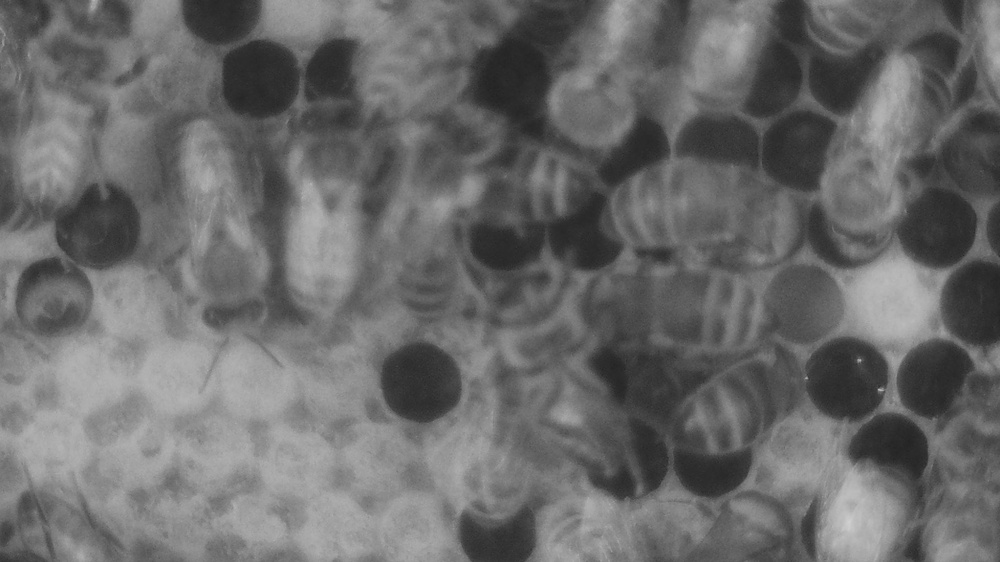
#> input picture AI/test_images/close_up_1.jpg, 1000 x 562 px, shrunk from 1920 x 1080 before the run
$ python -i preprocess.py   (imports and definitions only)
#> lines starting #> are read from the running program, lines starting #| are printed output that depends on the picture; after the words box and inside, x2 and y2 are one past the last pixel; in counts of white or black regions, pixels touching at a corner belong together
import cv2
import numpy as np
import matplotlib.pyplot as plt
from scipy.signal import convolve2d


# [36 lines left out: functions convolve, sigmoid, sigmoid_contrast_stretching, not called in this run]


def contrast_stretching(img):
    ### TODO try a sigmoid like contrast stretching
    min_intensity = 0
    max_intensity = 255
    min_pixel = np.min(img)
    max_pixel = np.max(img)

    stretched_img = (img - min_pixel) / (max_pixel - min_pixel) * (
            max_intensity - min_intensity
    ) + min_intensity
    stretched_img = np.uint8(stretched_img)

    return stretched_img


# [22 lines left out: functions plot_img_hist, get_hist_max, not called in this run]


def find_first_peak(img):
    q_int = 8
    # Calculate the histogram
    hist, bins = np.histogram(img.flatten(), bins=256 // q_int, range=[0, 256])
    # Calculate the 1st and 2nd derivatives
    first_derivative = np.diff(hist)
    second_derivative = np.diff(first_derivative)

    # Find indices where the 1st derivative changes sign
    zero_crossings_first = (
            np.where(np.diff(np.sign(first_derivative)))[0] + 1
    )  # 0-based index

    # Find indices where the 2nd derivative changes sign
    zero_crossings_second = (
            np.where(np.diff(np.sign(second_derivative)))[0] + 2
    )  # 0-based index

    # Determine local maxima using the 2nd derivative
    local_maxima_indices = zero_crossings_second[
        second_derivative[zero_crossings_second - 1] < 0
        ]

    first_peak_value = (local_maxima_indices[0] + 2) * q_int

    return first_peak_value


# [16 lines left out: function preprocess_dark_img, not called in this run]


def preprocess_light_img(img, blur_kernel_size: int = 11, open_kernel_size: int = 15):
    inverse_img = cv2.bitwise_not(img)
    blurred_image = cv2.medianBlur(inverse_img, blur_kernel_size)

    # plot_img_hist(blurred_image)
    dark_thresh = find_first_peak(blurred_image)
    filtered_img = np.zeros_like(blurred_image)
    filtered_img[blurred_image < dark_thresh] = 128

    better_light = contrast_stretching(filtered_img)

    _, binary_img = cv2.threshold(better_light, dark_thresh, 255, cv2.THRESH_BINARY)

    kernel = np.ones((open_kernel_size, open_kernel_size), np.uint8)

    # Apply opening operation
    opening_result = cv2.morphologyEx(binary_img, cv2.MORPH_OPEN, kernel)

    return opening_result

# [25 lines left out: function rotate_input_img, not called in this run]

>>> import cv2
>>> picture = cv2.imread('test_images/close_up_1.jpg')
#> picture is the input picture: shape (562, 1000, 3); min 35, max 208, mean 106.4
>>> result = preprocess_light_img(picture)
#> in preprocess_light_img, `inverse_img = cv2.bitwise_not(img)`:
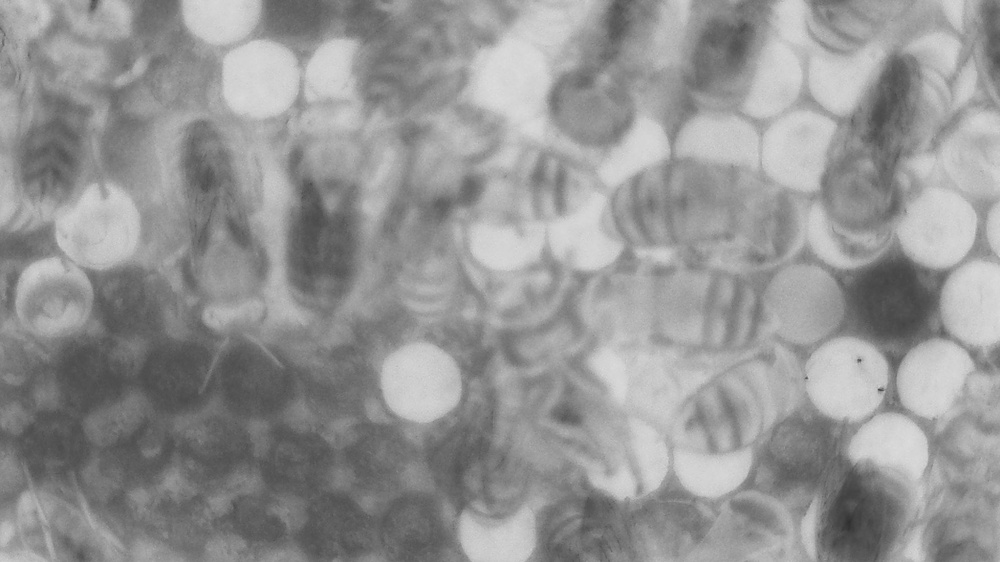
#> inverse_img: shape (562, 1000, 3); min 47, max 220, mean 148.6
#> in find_first_peak, `hist, bins = np.histogram(img.flatten(), bins=256 // q_int, range=[0, ..`: hist = 32 values, max 149448 at index 18, min 0 at index 0, mean 52687.5; bins = 33 values from 0 to 256
#> in find_first_peak, `first_derivative = np.diff(hist)`: first_derivative = 31 values, max 31224 at index 10, min -63573 at index 26, mean 0
#> in find_first_peak, `second_derivative = np.diff(first_derivative)`: second_derivative = 30 values, max 62562 at index 26, min -41040 at index 24, mean 0
#> in find_first_peak, `zero_crossings_first = ( np.where(np.diff(np.sign(first_derivative)))[..`: zero_crossings_first = [6, 14, 15, 18, 23, 25, 28]
#> in find_first_peak, `zero_crossings_second = ( np.where(np.diff(np.sign(second_derivative))..`: zero_crossings_second = [6, 11, 13, 14, 15, 18, 20, 21, 22, 24, 27, 29]
#> in find_first_peak, `local_maxima_indices = zero_crossings_second[ second_derivative[zero_c..`: local_maxima_indices = [11, 14, 18, 21, 24]
#> in find_first_peak, `first_peak_value = (local_maxima_indices[0] + 2) * q_int`: first_peak_value = 104
#> in preprocess_light_img, `_, binary_img = cv2.threshold(better_light, dark_thresh, 255, cv2.THRE..`:
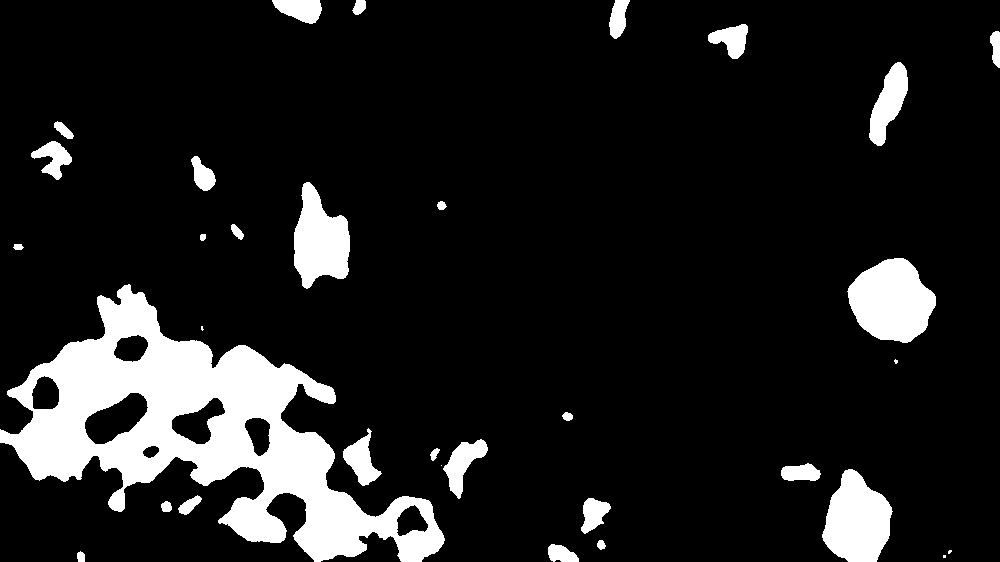
#> binary_img: shape (562, 1000, 3); 12.1% white; 33 white regions (5 under 20 px), largest, box (x1, y1, x2, y2) and area: (0, 284, 445, 562) 43638, (847, 258, 936, 343) 5356, (822, 469, 893, 562) 4559
#> in preprocess_light_img, `opening_result = cv2.morphologyEx(binary_img, cv2.MORPH_OPEN, kernel)`:
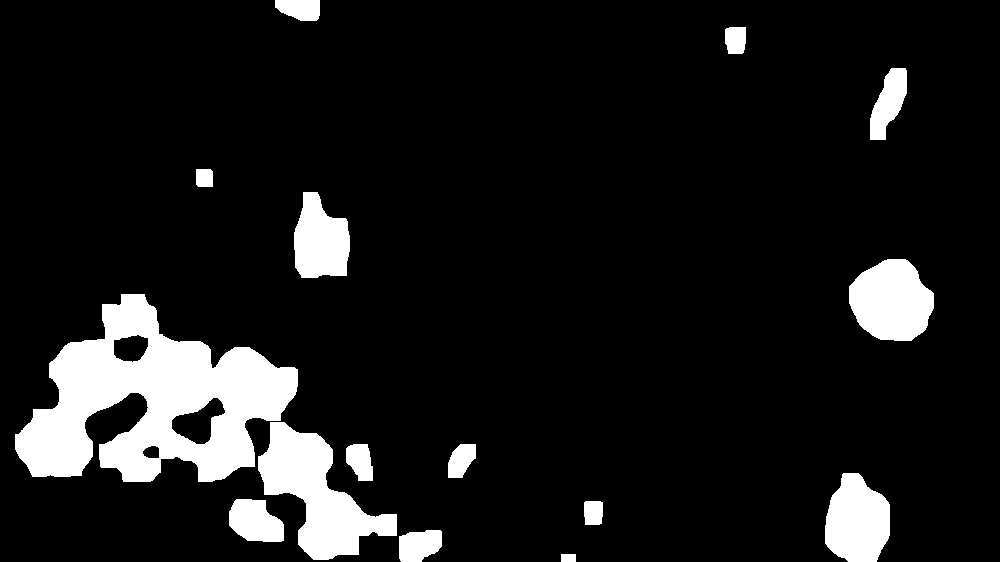
#> opening_result: shape (562, 1000, 3); 10.3% white; 15 white regions, largest, box (x1, y1, x2, y2) and area: (15, 294, 298, 482) 27849, (258, 422, 397, 560) 8562, (849, 259, 934, 341) 5294

$ run again, on AI/test_images/close_up_2.jpg
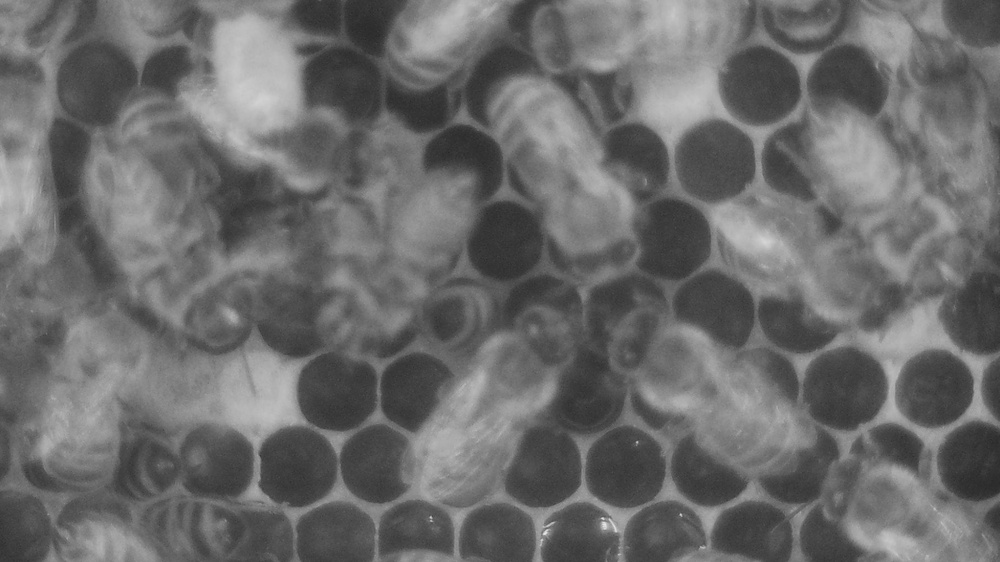
#> input picture AI/test_images/close_up_2.jpg, 1000 x 562 px, shrunk from 1920 x 1080 before the run
#> picture is the input picture: shape (562, 1000, 3); min 38, max 230, mean 107.1
#> in preprocess_light_img, `inverse_img = cv2.bitwise_not(img)`:
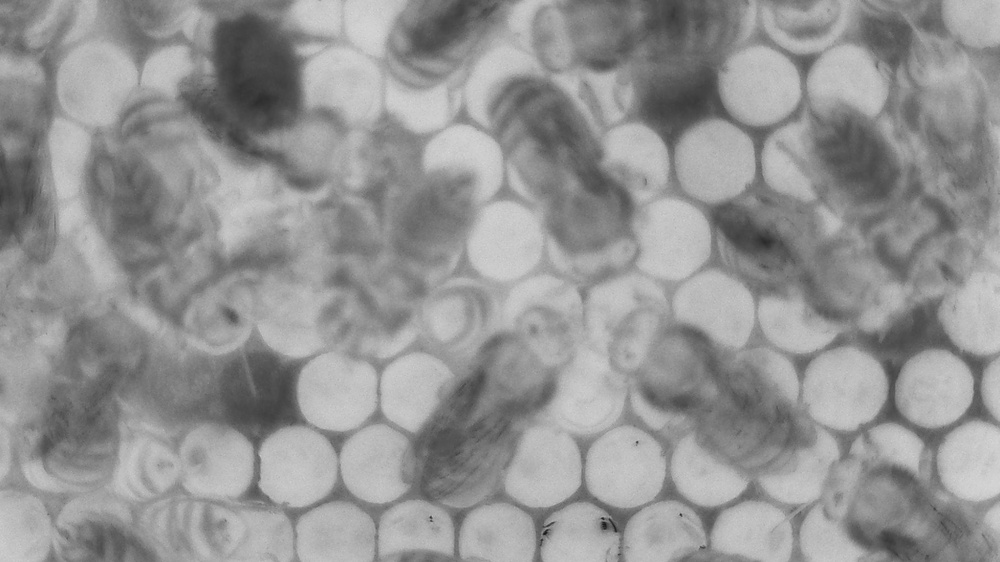
#> inverse_img: shape (562, 1000, 3); min 25, max 217, mean 147.9
#> hist = 32 values, max 176244 at index 23, min 0 at index 0, mean 52687.5; bins = 33 values from 0 to 256
#> first_derivative = 31 values, max 34398 at index 21, min -93678 at index 23, mean 0
#> second_derivative = 30 values, max 37326 at index 23, min -109956 at index 22, mean 0
#> zero_crossings_first = [5, 16, 17, 18, 20, 23, 27]
#> zero_crossings_second = [5, 10, 11, 12, 13, 14, 17, 18, 19, 22, 24, 28]
#> local_maxima_indices = [10, 12, 14, 18, 22]
#> first_peak_value = 96
#> binary_img: shape (562, 1000, 3); 7% white; 44 white regions (3 under 20 px), largest, box (x1, y1, x2, y2) and area: (187, 14, 298, 157) 9494, (221, 357, 296, 432) 4166, (643, 63, 727, 142) 3708
#> in preprocess_light_img, `opening_result = cv2.morphologyEx(binary_img, cv2.MORPH_OPEN, kernel)`:
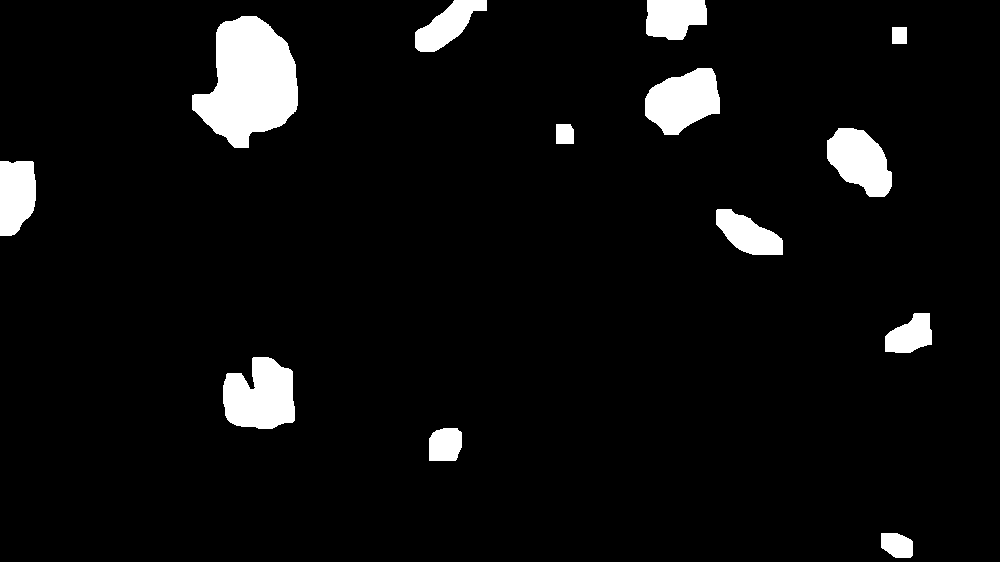
#> opening_result: shape (562, 1000, 3); 5.6% white; 13 white regions, largest, box (x1, y1, x2, y2) and area: (192, 16, 298, 148) 9210, (223, 357, 295, 429) 4024, (645, 68, 720, 135) 3498

$ run again, on AI/test_images/close_up_3.jpg
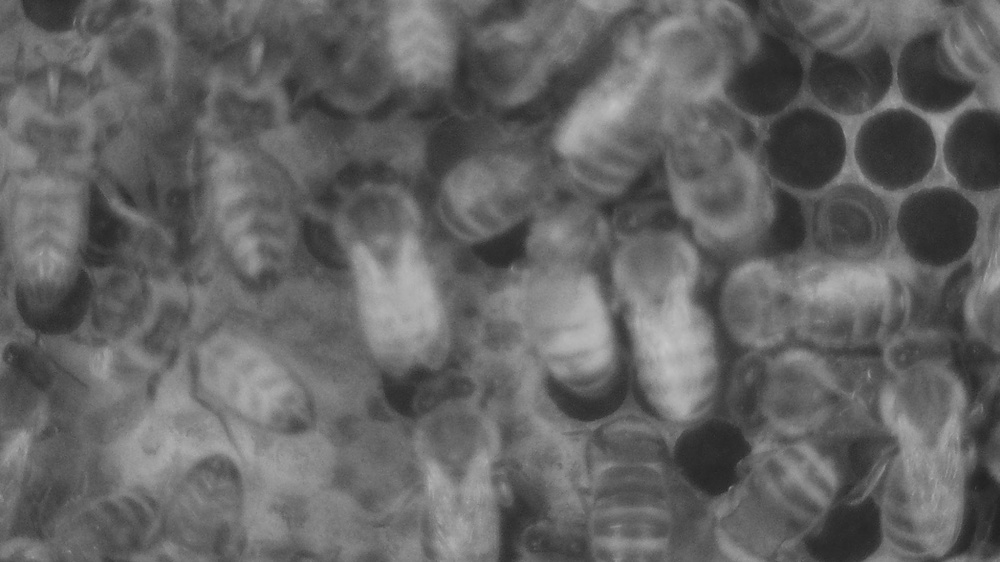
#> input picture AI/test_images/close_up_3.jpg, 1000 x 562 px, shrunk from 1920 x 1080 before the run
#> picture is the input picture: shape (562, 1000, 3); min 31, max 200, mean 100
#> in preprocess_light_img, `inverse_img = cv2.bitwise_not(img)`:
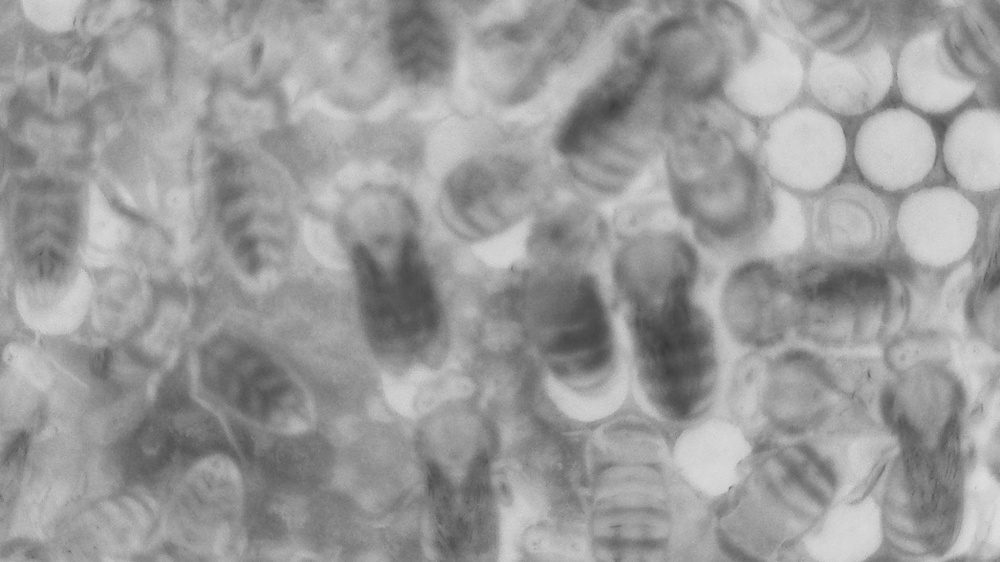
#> inverse_img: shape (562, 1000, 3); min 55, max 224, mean 155
#> hist = 32 values, max 205338 at index 19, min 0 at index 0, mean 52687.5; bins = 33 values from 0 to 256
#> first_derivative = 31 values, max 49809 at index 17, min -42414 at index 26, mean 0
#> second_derivative = 30 values, max 41646 at index 26, min -39327 at index 17, mean 0
#> zero_crossings_first = [7, 19, 28]
#> zero_crossings_second = [7, 10, 11, 15, 16, 18, 21, 22, 23, 25, 27, 29]
#> local_maxima_indices = [10, 15, 18, 22, 25]
#> first_peak_value = 96
#> binary_img: shape (562, 1000, 3); 2.6% white; 15 white regions (2 under 20 px), largest, box (x1, y1, x2, y2) and area: (636, 278, 702, 414) 4438, (366, 245, 437, 336) 3864, (553, 286, 607, 366) 2507
#> in preprocess_light_img, `opening_result = cv2.morphologyEx(binary_img, cv2.MORPH_OPEN, kernel)`:
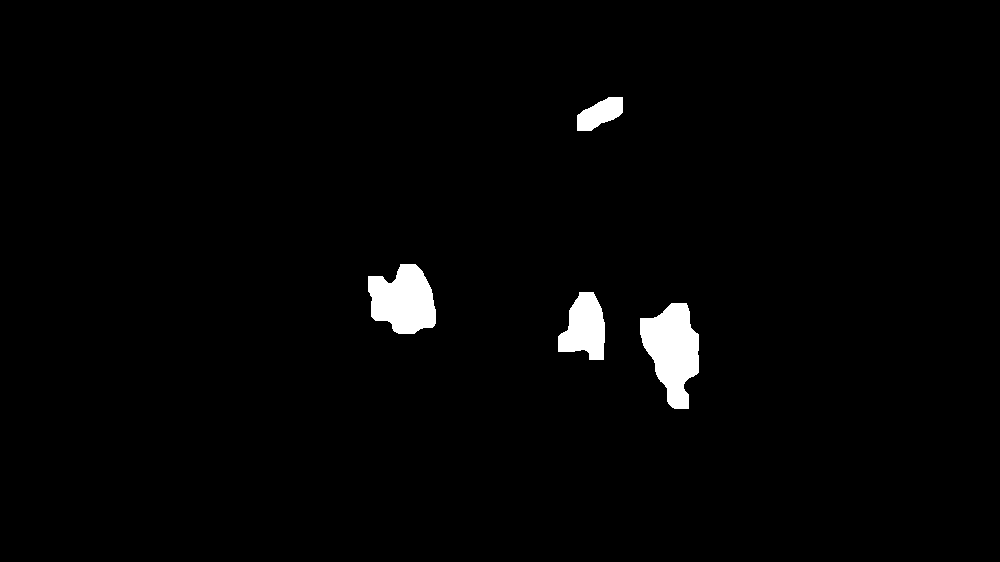
#> opening_result: shape (562, 1000, 3); 1.9% white; 4 white regions, box (x1, y1, x2, y2) and area: (640, 303, 699, 409) 4023, (368, 264, 436, 334) 3471, (558, 292, 605, 360) 2217, (577, 97, 623, 131) 995
